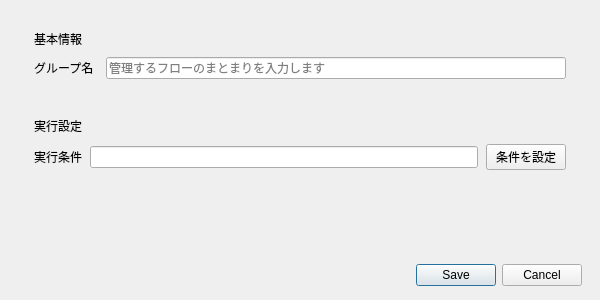
<?xml version="1.0" encoding="UTF-8"?>
<ui version="4.0">
 <class>WorkflowGroupDialog</class>
 <widget class="QDialog" name="WorkflowGroupDialog">
  <property name="minimumSize"><size><width>600</width><height>300</height></size></property>
  <property name="maximumSize"><size><width>600</width><height>300</height></size></property>
  <property name="geometry"><rect><x>0</x><y>0</y><width>600</width><height>300</height></rect></property>
  <property name="windowTitle"><string>フローグループ</string></property>
  <layout class="QVBoxLayout" name="rootLayout">
   <property name="leftMargin"><number>18</number></property>
   <property name="topMargin"><number>16</number></property>
   <property name="rightMargin"><number>18</number></property>
   <property name="bottomMargin"><number>14</number></property>
   <property name="spacing"><number>10</number></property>
   <item>
    <widget class="QFrame" name="basicCard">
     <property name="card" stdset="0"><bool>true</bool></property>
     <layout class="QVBoxLayout" name="basicLayout">
      <property name="leftMargin"><number>16</number></property>
      <property name="topMargin"><number>14</number></property>
      <property name="rightMargin"><number>16</number></property>
      <property name="bottomMargin"><number>14</number></property>
      <property name="spacing"><number>9</number></property>
      <item><widget class="QLabel" name="basicTitle"><property name="cardTitle" stdset="0"><bool>true</bool></property><property name="text"><string>基本情報</string></property></widget></item>
      <item>
       <layout class="QGridLayout" name="basicForm">
        <property name="horizontalSpacing"><number>12</number></property>
        <property name="columnStretch"><string>0,1</string></property>
        <item row="0" column="0"><widget class="QLabel" name="nameLabel"><property name="text"><string>グループ名</string></property></widget></item>
        <item row="0" column="1"><widget class="QLineEdit" name="nameEdit"><property name="placeholderText"><string>管理するフローのまとまりを入力します</string></property></widget></item>
       </layout>
      </item>
     </layout>
    </widget>
   </item>
   <item>
    <widget class="QFrame" name="executionCard">
     <property name="card" stdset="0"><bool>true</bool></property>
     <layout class="QVBoxLayout" name="executionLayout">
      <property name="leftMargin"><number>16</number></property>
      <property name="topMargin"><number>14</number></property>
      <property name="rightMargin"><number>16</number></property>
      <property name="bottomMargin"><number>14</number></property>
      <property name="spacing"><number>9</number></property>
      <item><widget class="QLabel" name="executionTitle"><property name="cardTitle" stdset="0"><bool>true</bool></property><property name="text"><string>実行設定</string></property></widget></item>
      <item>
       <layout class="QHBoxLayout" name="guardLayout">
        <property name="spacing"><number>8</number></property>
        <item><widget class="QLabel" name="guardLabel"><property name="text"><string>実行条件</string></property></widget></item>
        <item><widget class="QLineEdit" name="guardSummaryEdit"><property name="readOnly"><bool>true</bool></property></widget></item>
        <item><widget class="QPushButton" name="editGuardButton"><property name="text"><string>条件を設定</string></property></widget></item>
       </layout>
      </item>
     </layout>
    </widget>
   </item>
   <item><spacer name="contentStretch"><property name="orientation"><enum>Qt::Vertical</enum></property><property name="sizeHint"><size><width>20</width><height>6</height></size></property></spacer></item>
   <item><widget class="QDialogButtonBox" name="buttonBox"><property name="standardButtons"><set>QDialogButtonBox::Cancel|QDialogButtonBox::Save</set></property></widget></item>
  </layout>
 </widget>
 <resources/>
 <connections/>
</ui>
